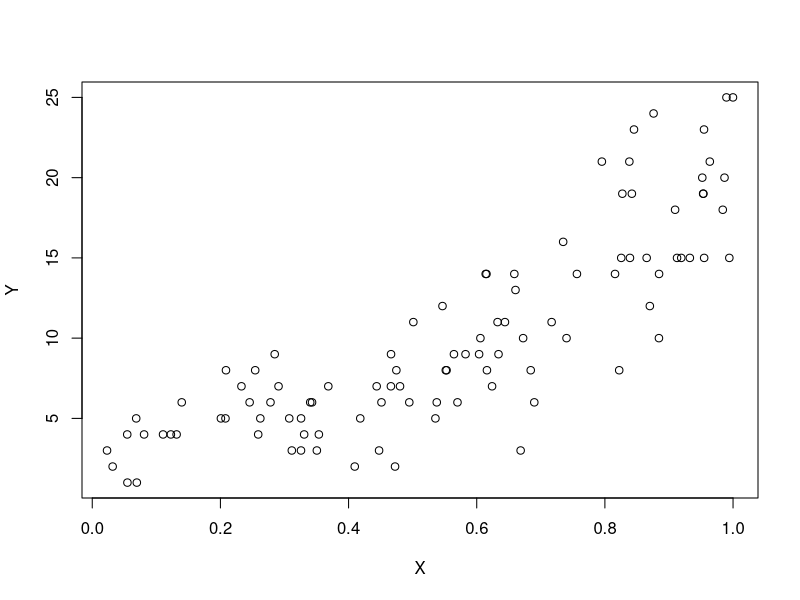
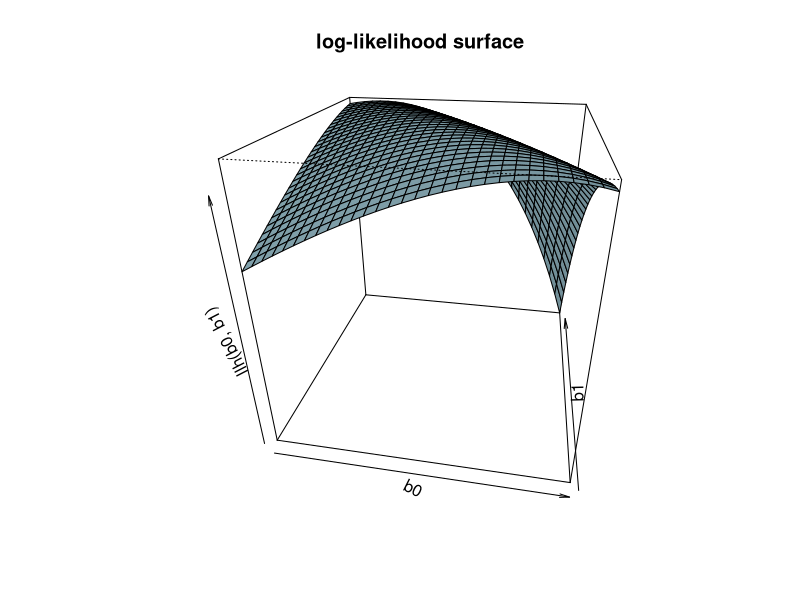

Reproduce these figures in R, in order.
## ---- chunk 1
# setting up our model parameters 
N <- 100
beta0 <- 1
beta1 <- 2
X <- runif(N, 0, 1)
lambda <- exp(beta0 + beta1 * X)

# getting our observations
Y <- rpois(N, lambda = lambda)

# plotting 
plot(Y ~ X)
## ---- chunk 2
# creating our log-likelihood function
llh <- function(theta) {
  b0 <- theta[1]
  b1 <- theta[2]
  -(sum(Y*(b0 + b1*X)) - sum(exp(b0+b1*X)) - sum(log(factorial(Y)))) # we negate it to get the maximum
}

llh.estimates <- optim(c(1,1), llh, hessian = T)
llh.estimates$par
## ---- chunk 3
b0 <- seq(0, 2, length = 30)
b1 <- seq(1, 3, length = 30)

llh_grid <- function(b0, b1) {
  llh(c(b0, b1))
}

# Create a grid matrix
z <- outer(b0, b1, Vectorize(llh_grid))

# Draw the 3D surface
persp(b0, b1, -z, 
      theta = 10, phi = 27,      # viewing angles
      col = "lightblue",         # surface color
      shade = 0.5,               # shading intensity
      xlab = 'b0', ylab = 'b1', zlab = "llh(b0, b1)",
      main = "log-likelihood surface")

## ---- chunk 4
H <- function(b0, b1) {
  matrix(c( -sum(exp(b0 + b1*X)) , -sum(X*exp(b0+b1*X)), 
           -sum(X*exp(b0+b1*X)) , -sum(X^2*exp(b0+b1*X)) ), 
         nrow = 2, byrow = T)
}

# getting our var-covar matrix
H(llh.estimates$par[1], llh.estimates$par[2])
# comparing with optim (we have to negate bc optim finds the minimum)
-llh.estimates$hessian 
## ---- chunk 5
# check sqrt(diag(inverse -hessian)) with glm std. errors of param estim
llh.se <- sqrt(diag(solve(-H(llh.estimates$par[1], llh.estimates$par[2]))))
llh.se
## ---- chunk 6
# beta0 and beta1
llh.estimates$par 

# beta0 and beta1 standard errors 
llh.se
## ---- chunk 7
fit <- glm(Y ~ X, family=poisson)
summary(fit)
